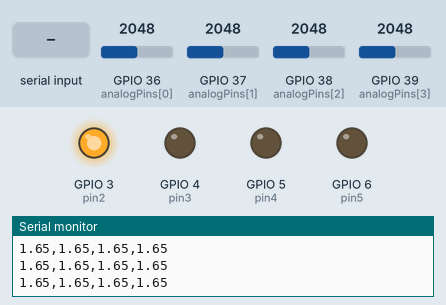
This sketch was run on a simulated ESP32. Parts: output pins drawn as LEDs (lit = HIGH), the last lines printed to the serial monitor. The inputs (shaded band) are chosen by the test bench; at power-on: GPIO 36 (analogPins[0]) = 2048, GPIO 37 (analogPins[1]) = 2048, GPIO 38 (analogPins[2]) = 2048, GPIO 39 (analogPins[3]) = 2048.

Above: at 1.3 s.
1.4 s: "Ready\n" received over Serial
At 2.5 s:
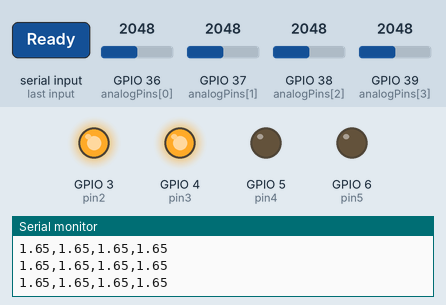
3.0 s: "Test\n" received over Serial
At 3.7 s:
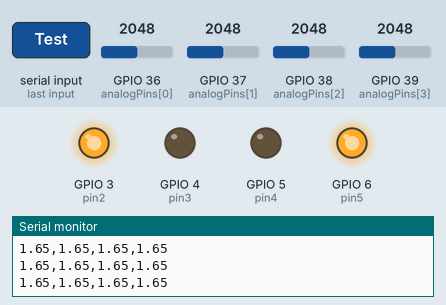
4.5 s: "Error\n" received over Serial
At 4.9 s:
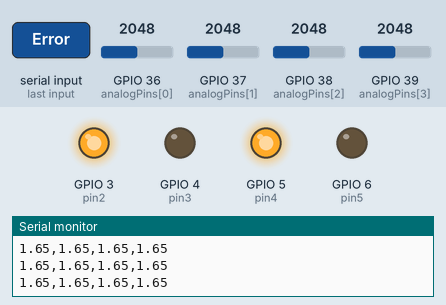
6.0 s: "PowerOff\n" received over Serial
At 7.2 s:
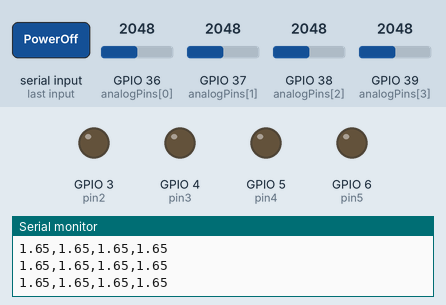
7.5 s: "PowerOn\n" received over Serial
At 8.6 s:
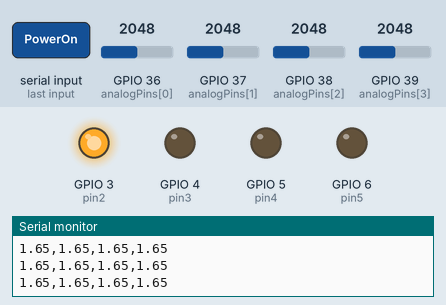
Timing chart, 0 to 10.0 s (numbered marks = the images above; inputs shaded):
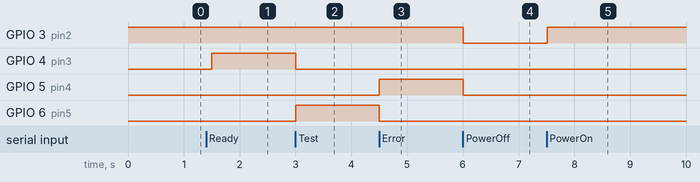

The sketch:

Arduin_switchOnLeds.ino
```cpp
const int pin2 = D2;
const int pin3 = D3;
const int pin4 = D4;
const int pin5 = D5;

const int analogPins[] = {A0, A1, A2, A3};

void setup() {
  pinMode(pin2, OUTPUT);
  pinMode(pin3, OUTPUT);
  pinMode(pin4, OUTPUT);
  pinMode(pin5, OUTPUT);

  digitalWrite(pin2, HIGH);
  digitalWrite(pin3, LOW);
  digitalWrite(pin4, LOW);
  digitalWrite(pin5, LOW);

  Serial.begin(9600);
}

void loop() {

  if (Serial.available() > 0) {
    String command = Serial.readStringUntil('\n');
    command.trim();

    if (command == "Ready") {
      digitalWrite(pin2, HIGH);
      digitalWrite(pin3, HIGH);
      digitalWrite(pin4, LOW);
      digitalWrite(pin5, LOW);
    }
    else if (command == "PowerOn") {
      digitalWrite(pin2, HIGH);
      digitalWrite(pin3, LOW);
      digitalWrite(pin4, LOW);
      digitalWrite(pin5, LOW);
    }
    else if (command == "Test") {
      digitalWrite(pin2, HIGH);
      digitalWrite(pin3, LOW);
      digitalWrite(pin4, LOW);
      digitalWrite(pin5, HIGH);
    }
    else if (command == "Error") {
      digitalWrite(pin2, HIGH);
      digitalWrite(pin3, LOW);
      digitalWrite(pin4, HIGH);
      digitalWrite(pin5, LOW);
    }
    else if (command == "PowerOff") {
    digitalWrite(pin2, LOW);
    digitalWrite(pin3, LOW);
    digitalWrite(pin4, LOW);
    digitalWrite(pin5, LOW);
    }
  }

  for (int i = 0; i < 4; i++) {
    int rawValue = analogRead(analogPins[i]);
    float voltage = (rawValue / 4095.0) * 3.3;

    Serial.print(voltage, 2);

    if (i < 3)
      Serial.print(",");
  }
  Serial.println();
  delay(500);
}
```

Measured:
- after the input at 1.4 s, GPIO 4 (pin3): LOW → HIGH after 0.10 s
- after the input at 3.0 s, GPIO 4 (pin3): HIGH → LOW at once; GPIO 6 (pin5): LOW → HIGH at once
- after the input at 4.5 s, GPIO 5 (pin4): LOW → HIGH at once; GPIO 6 (pin5): HIGH → LOW at once
- after the input at 6.0 s, GPIO 3 (pin2), GPIO 5 (pin4): HIGH → LOW at once
- after the input at 7.5 s, GPIO 3 (pin2): LOW → HIGH at once
